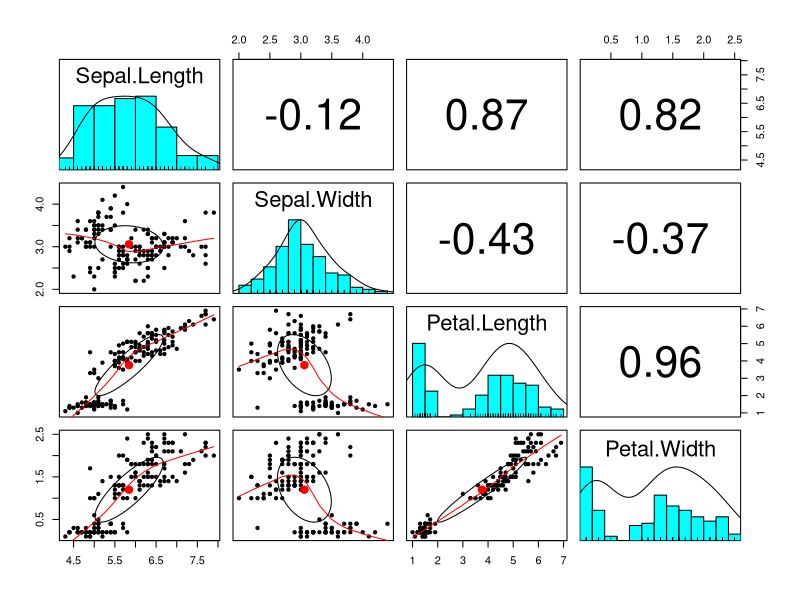
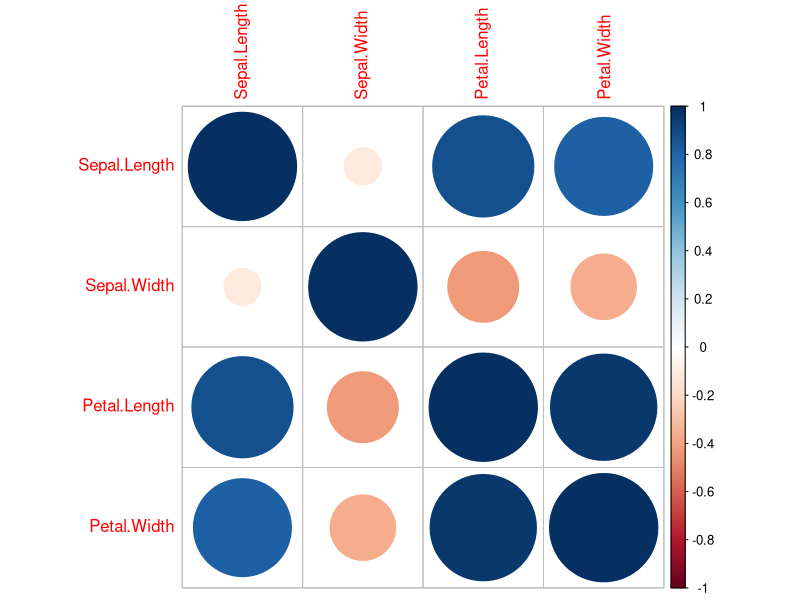
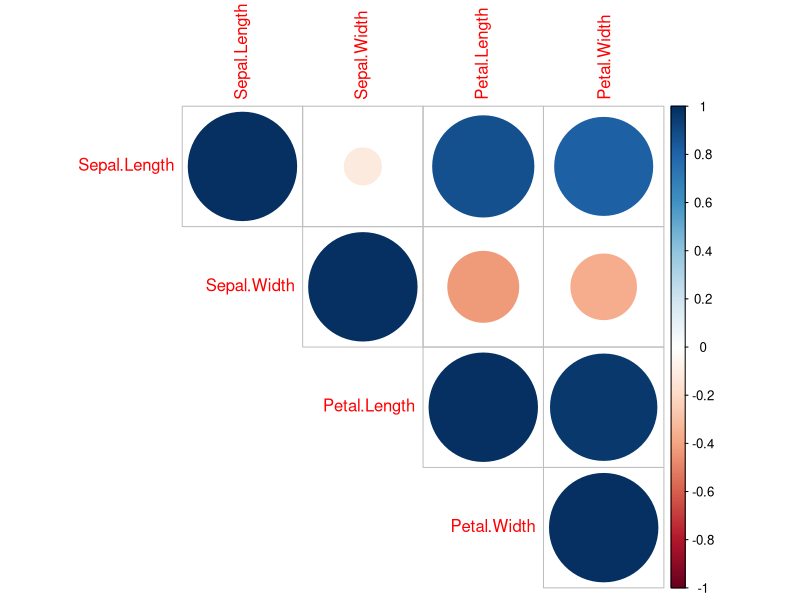
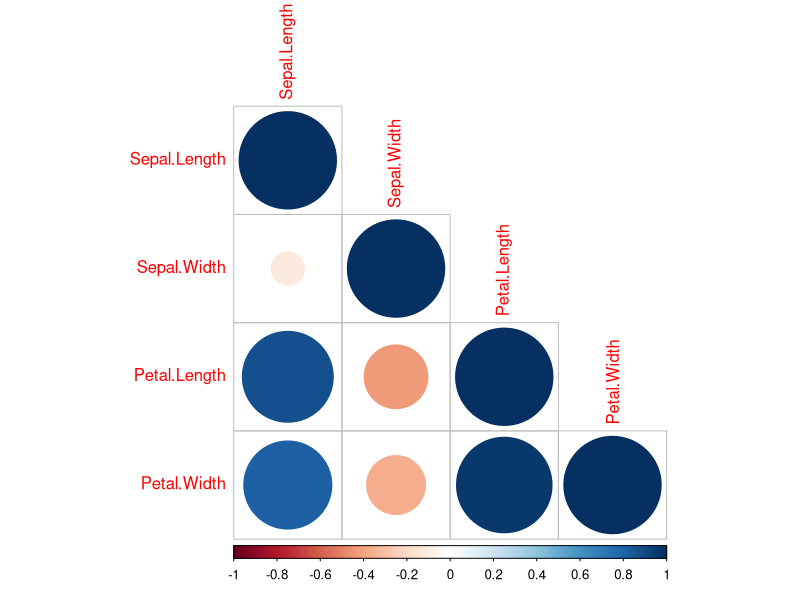
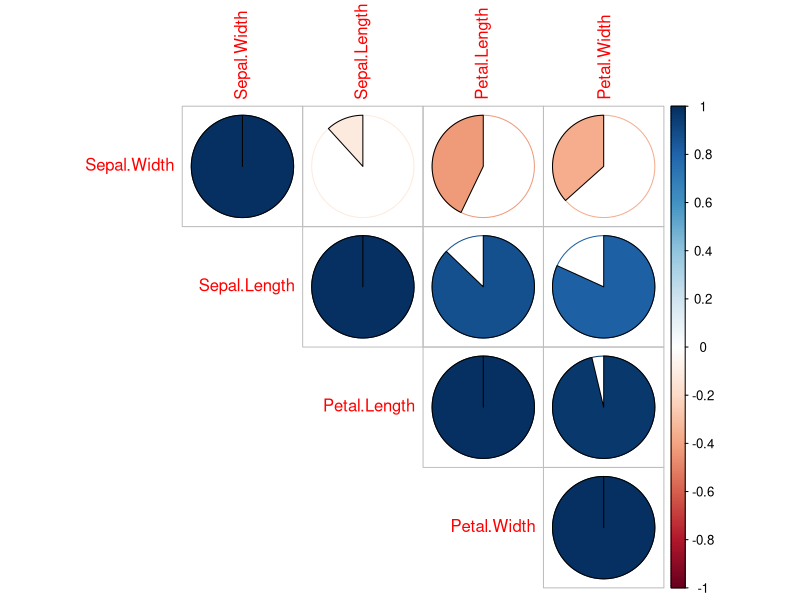
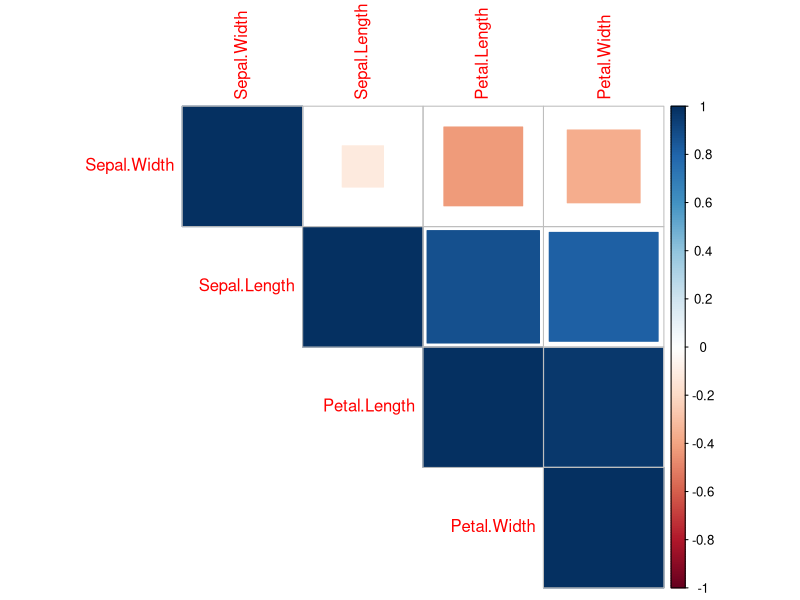
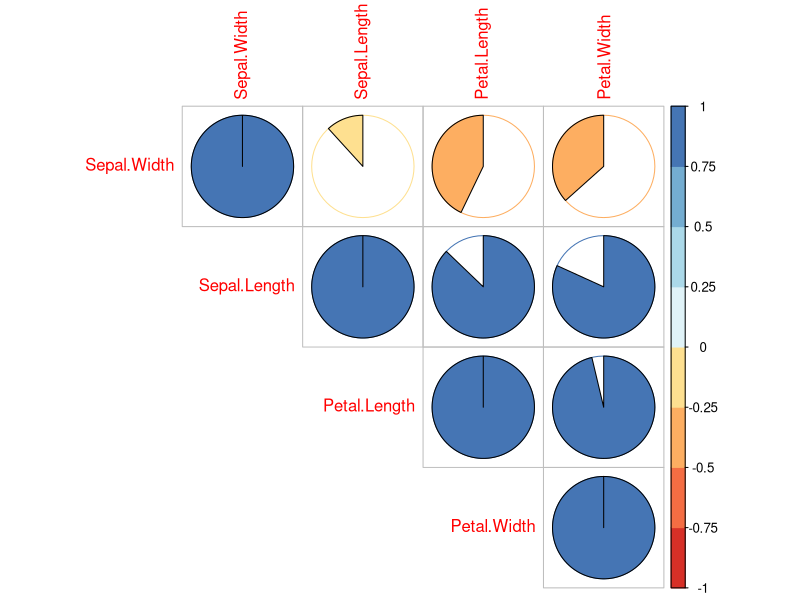
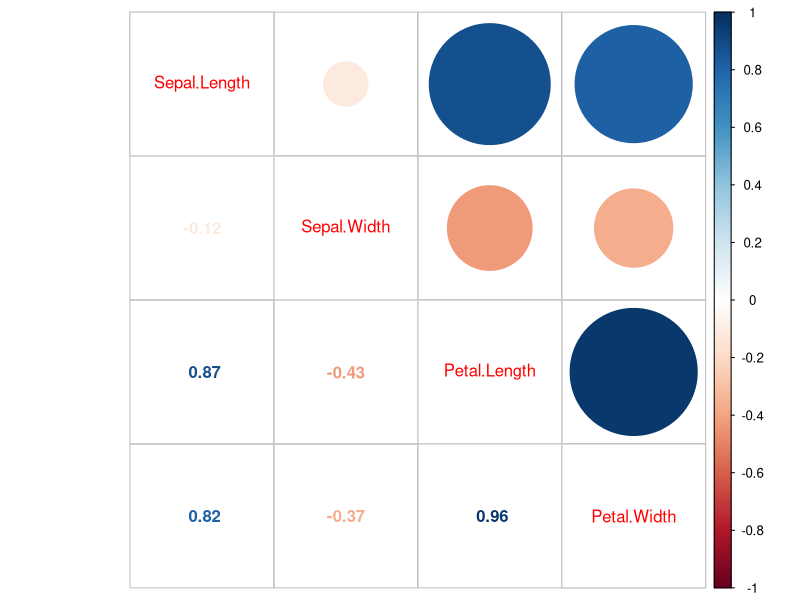

Here is the R script that generated these plots, in order:
# Correlation
## Insatll packages
install.packages("psych")
install.packages("corrplot")
install.packages("RColorBrewer")

# read packages
library(psych)
library(corrplot)
library(RColorBrewer)

# Psych packages
data("iris")
View(iris)

# Naming
x <- corr.test(iris[,-5])

# for values or correlation matrix
x

# plot
pairs.panels(iris[-5])

# Corr plot package
# we are using "iris data again"
data("iris")

# Correlation
m <- cor(iris[,-5])

# plot
corrplot(m)

# 2nd corr plot
corrplot(m, type = "upper")
corrplot(m, type = "lower")

# commands to plot
corrplot(m, type = "upper", order = "hclust", method = "pie")

# different methods
corrplot(m, type = "upper", order = "hclust", method = "square")

# color
?RColorBrewer()
corrplot(m, type = "upper", order = "hclust", method = "pie",
         col = brewer.pal(n = 8, name = "RdYlBu"))
         
#  mixed Corr plot
corrplot.mixed(m)

# Make upper and lower in differently
corrplot.mixed(m, lower.col = "black", number.cex=0.7)

# one more differnt plot
corrplot.mixed(m, lower = "number", upper = "pie", t1.col="red")

# Change method of corr
?cor

m1 <- cor(iris[,-5], method = "spearman")

# plot
corrplot(m1)
# 2nd corr plot

corrplot(m1, type = "upper")
corrplot(m1, type = "lower")

# commands to plot
corrplot(m1, type = "upper", order = "hclust", method = "pie")

# different methods
corrplot(m1, type = "upper", order = "hclust", method = "square")

# color
?RColorBrewer()
corrplot(m1, type = "upper", order = "hclust", method = "pie",
         col = brewer.pal(n = 8, name = "RdYlBu"))
